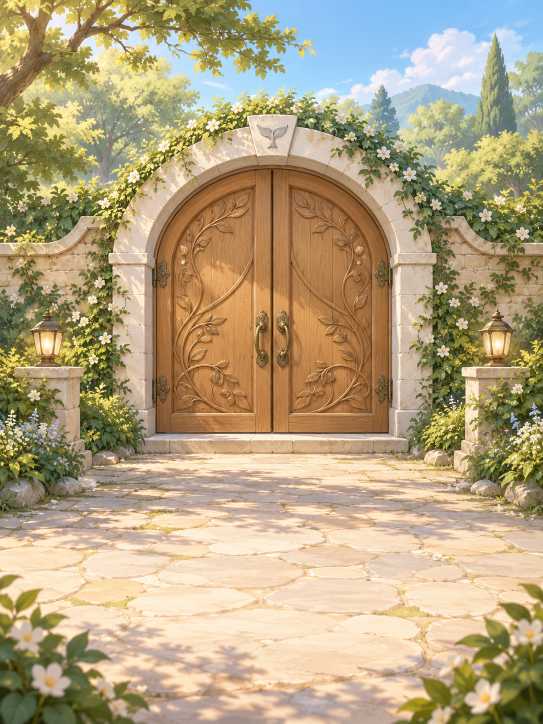
#> input picture packages/ai-village/art/entrance-v1/source/master-closed-original.png, 1086 x 1448 px (shown at 1/2 size)
$ python build.py
#> lines starting #> are read from the running program, lines starting #| are printed output that depends on the picture; after the words box and inside, x2 and y2 are one past the last pixel; in counts of white or black regions, pixels touching at a corner belong together
"""Deterministic art exports; Pillow + NumPy. Run from any directory.
The two painted sources were made with built-in image_gen. No runtime code is edited.
"""
from pathlib import Path
import argparse, hashlib, io, json, math, zipfile
import xml.etree.ElementTree as ET
import numpy as np
from PIL import Image, ImageDraw, ImageFilter, ImageFont, ImageCms, PngImagePlugin

ROOT = Path(__file__).resolve().parents[1]
PKG = ROOT.parents[1]
OUT = PKG / 'assets/boot'
SRC = ROOT / 'source'
PRE = ROOT / 'previews'
W,H = 1080,1440
SIZE=(W,H)
ICC=ImageCms.ImageCmsProfile(ImageCms.createProfile('sRGB')).tobytes()
S=1080/1086
def save(im,path):
    path.parent.mkdir(parents=True,exist_ok=True)
    im.save(path, optimize=True, icc_profile=ICC)
def pngbytes(im):
    f=io.BytesIO(); im.save(f,format='PNG',optimize=True,icc_profile=ICC); return f.getvalue()
def jsonout(path,obj):
    path.write_text(json.dumps(obj,ensure_ascii=False,indent=2)+'\n',encoding='utf-8')
def rgba(path): return Image.open(path).convert('RGBA').resize(SIZE,Image.Resampling.LANCZOS)
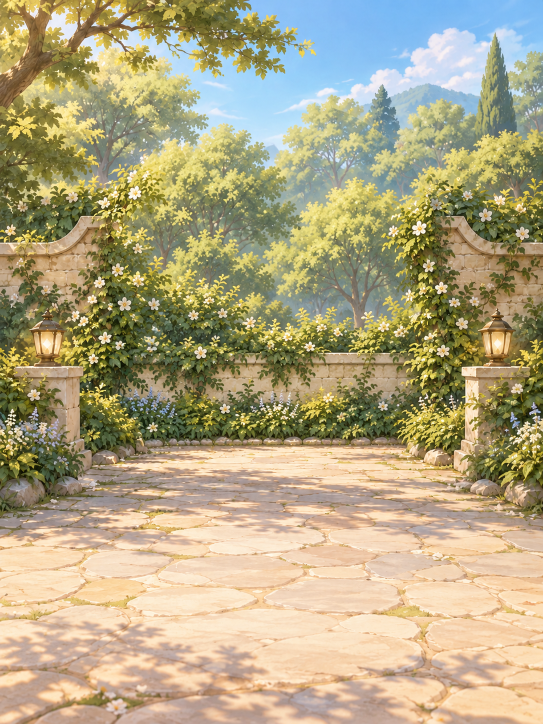
#> input picture packages/ai-village/art/entrance-v1/source/environment-clean-original.png, 1086 x 1448 px (shown at 1/2 size)
def blank(): return Image.new('RGBA',SIZE)
def poly(points,blur=0):
#> called with blur = 0
    im=Image.new('L',SIZE); ImageDraw.Draw(im).polygon([(round(x*S),round(y*S)) for x,y in points],fill=255)
#> after `im = Image.new('L', SIZE)`: im: PIL image 1080x1440 L; every value is 0
#> after `ImageDraw.Draw(im).polygon([(round(x * S), round(y * S)) for x, y in p`:
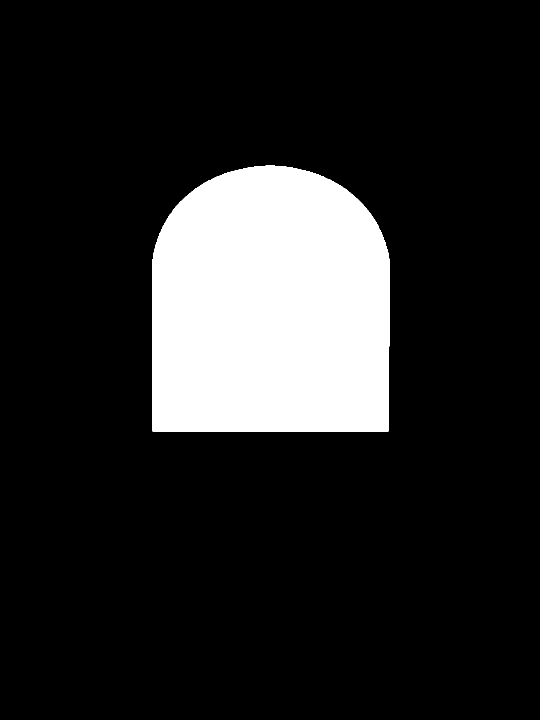
#> im: PIL image 1080x1440 L (shown at 1/2 size); 14.9% white; 1 white region, box (x1, y1, x2, y2) and area: (304, 331, 780, 863) 230958
    return im.filter(ImageFilter.GaussianBlur(blur)) if blur else im
def mul(a,b): return Image.fromarray(((np.asarray(a,dtype=np.uint16)*np.asarray(b,dtype=np.uint16)+127)//255).astype('uint8'))
def inv(a): return Image.fromarray(255-np.asarray(a))
#> in poly (call 2), `ImageDraw.Draw(im).polygon([(round(x * S), round(y * S)) for x, y in p`: im: PIL image 1080x1440 L; 28.6% white; 1 white region, box (x1, y1, x2, y2) and area: (191, 182, 882, 918) 444806
#> in poly (call 3), `ImageDraw.Draw(im).polygon([(round(x * S), round(y * S)) for x, y in p`: im: PIL image 1080x1440 L; 3.3% white; 1 white region, box (x1, y1, x2, y2) and area: (0, 1129, 315, 1440) 51886
#> in poly (call 4), `ImageDraw.Draw(im).polygon([(round(x * S), round(y * S)) for x, y in p`: im: PIL image 1080x1440 L; 3.4% white; 1 white region, box (x1, y1, x2, y2) and area: (750, 1145, 1080, 1440) 53253
def apply(im,mask):
    r=im.copy(); r.putalpha(mul(r.getchannel('A'),mask)); a=np.array(r); a[a[:,:,3]==0,:3]=0; return Image.fromarray(a)
#> after `a[a[:, :, 3] == 0, :3] = 0`:
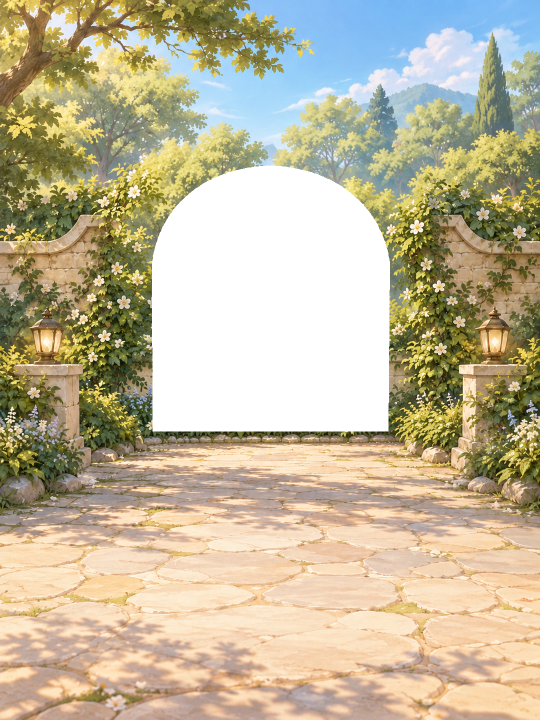
#> a: shape (1440, 1080, 4) (shown at 1/2 size); mean R, G, B, A 155.3, 145, 116.9, 217.1; transparent parts drawn white
def band(y0,y1,feather=16):
    y=np.arange(H)[:,None]; a=np.minimum(np.clip((y-y0)/feather,0,1),np.clip((y1-y)/feather,0,1))
    return Image.fromarray(np.broadcast_to(np.uint8(a*255),(H,W)).copy())
def bez(p0,p1,p2,p3):
    return [tuple((1-t)**3*p0[k]+3*(1-t)**2*t*p1[k]+3*(1-t)*t*t*p2[k]+t**3*p3[k] for k in [0,1]) for t in np.linspace(0,1,81)]
# Traced against actual 1086x1448 master, not assumed prompt coordinates.
PORTAL=bez((306,526),(321,410),(417,335),(543,333))+bez((543,333),(667,335),(766,409),(783,526))+[(780,867),(307,867)]
FRAME=[(205,902),(195,825),(207,740),(200,649),(192,563),(202,483),(213,431),(232,382),(255,339),(294,291),(338,258),(374,227),(417,214),(430,187),(467,201),(496,185),(521,199),(555,183),(591,194),(620,185),(652,207),(682,203),(703,230),(733,233),(756,259),(793,284),(818,323),(844,360),(859,403),(880,432),(886,482),(885,527),(876,579),(880,642),(878,710),(870,782),(874,850),(846,911),(795,921),(290,922)]
FGL=[(0,1135),(17,1142),(26,1157),(14,1170),(17,1194),(36,1181),(45,1190),(42,1206),(73,1195),(83,1204),(70,1227),(94,1224),(99,1243),(143,1230),(157,1245),(145,1273),(172,1270),(179,1301),(203,1309),(209,1335),(234,1349),(237,1377),(280,1393),(301,1420),(317,1448),(0,1448)]
FGR=[(1086,1150),(1067,1157),(1049,1177),(1025,1186),(1036,1213),(1009,1205),(989,1225),(965,1235),(950,1260),(923,1255),(915,1287),(887,1291),(883,1324),(854,1325),(848,1355),(819,1383),(803,1405),(768,1424),(753,1448),(1086,1448)]
CORE=['bg-far','bg-mid','path','gate-frame','gate-left','gate-right','fg-left','fg-right']
FX=['portal-mask','glow','ambient']
KINDS=['far','mid','near','frame','left','right','near','near']
PARALLAX=[.12,.35,.5,0,0,0,1.15,1.15]
HINGES={'gate-left':[306*S,615*S],'gate-right':[783*S,615*S]}
def make_layers():
    master=rgba(SRC/'master-closed-original.png'); clean=rgba(SRC/'environment-clean-original.png')
    hole=poly(PORTAL); outside=inv(hole)
    frame=poly(FRAME,1.8); fl=poly(FGL,1.3); fr=poly(FGR,1.3)
    # A full clean plate is hidden beneath the semantic masks and supplies edge bleed.
    layers={'bg-far':apply(clean,outside)}
    middle=mul(band(175,960,30),inv(frame.filter(ImageFilter.MinFilter(3))))
    layers['bg-mid']=apply(master,mul(middle,outside))
    path=band(885,1500,32)
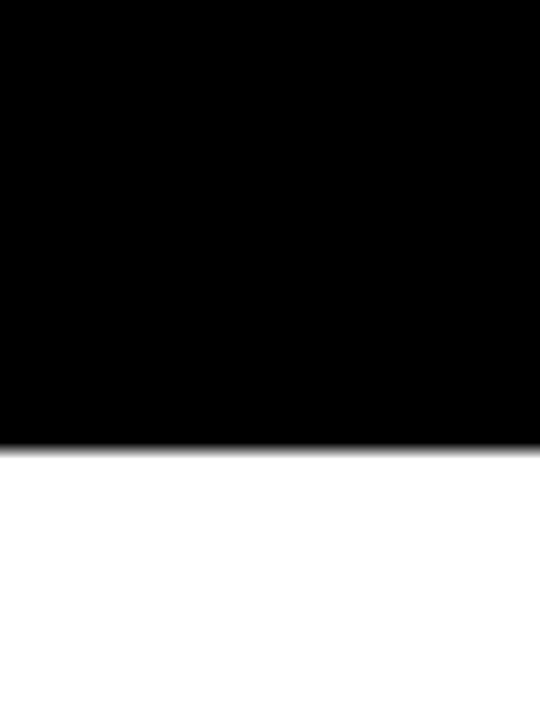
#> path: PIL image 1080x1440 L (shown at 1/2 size); min 0, max 255, mean 95.3
    ground=Image.composite(clean,master,Image.fromarray(np.maximum(np.asarray(fl),np.asarray(fr))))
    layers['path']=apply(ground,mul(path,outside))
    layers['gate-frame']=apply(master,mul(frame,outside))
    # Leaves underlap the stone edge by one output pixel, preventing antialias cracks.
    leafhole=hole.filter(ImageFilter.MaxFilter(3))
#> leafhole: PIL image 1080x1440 L; 15% white; 1 white region, box (x1, y1, x2, y2) and area: (303, 330, 781, 864) 232978
    split=round(543*S)
    lm=Image.new('L',SIZE); ImageDraw.Draw(lm).rectangle((0,0,split-1,H),fill=255)
#> after `ImageDraw.Draw(lm).rectangle((0, 0, split - 1, H), fill=255)`:
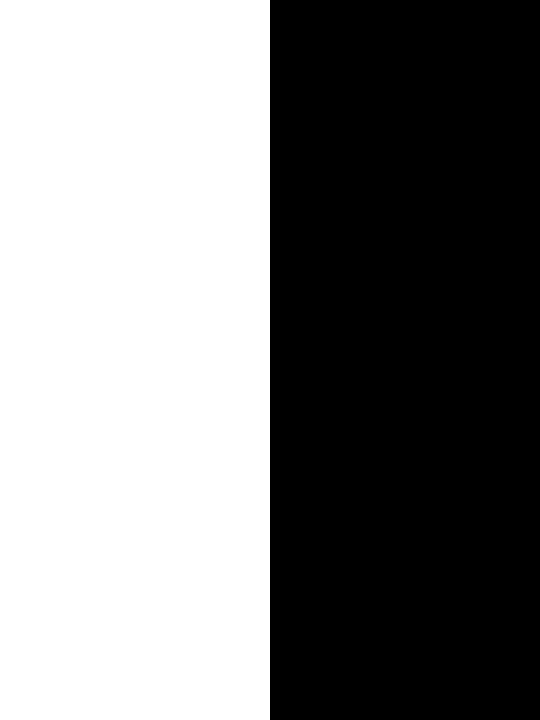
#> lm: PIL image 1080x1440 L (shown at 1/2 size); 50% white; 1 white region, box (x1, y1, x2, y2) and area: (0, 0, 540, 1440) 777600
    layers['gate-left']=apply(master,mul(leafhole,lm))
#> in mul (call 9), `def mul(a,b): return Image.fromarray(((np.asarray(a,dtype=np.uint16)*n..`: returned value: PIL image 1080x1440 L; 7.4% white; 1 white region, box (x1, y1, x2, y2) and area: (303, 330, 540, 864) 115757
    layers['gate-right']=apply(master,mul(leafhole,inv(lm)))
#> in inv (call 3), `def inv(a): return Image.fromarray(255-np.asarray(a))`: returned value: PIL image 1080x1440 L; 50% white; 1 white region, box (x1, y1, x2, y2) and area: (540, 0, 1080, 1440) 777600
#> in mul (call 11), `def mul(a,b): return Image.fromarray(((np.asarray(a,dtype=np.uint16)*n..`: returned value: PIL image 1080x1440 L; 7.5% white; 1 white region, box (x1, y1, x2, y2) and area: (540, 330, 781, 864) 117221
    layers['fg-left']=apply(master,fl); layers['fg-right']=apply(master,fr)
    mask=Image.new('RGBA',SIZE,(255,255,255,0));mask.putalpha(hole);layers['portal-mask']=mask
    yy,xx=np.mgrid[:H,:W]
    g=np.exp(-((xx-540)/220)**2-((yy-610)/320)**2)*52
    glow=Image.new('RGBA',SIZE,(255,226,161,0));glow.putalpha(mul(Image.fromarray(g.astype('uint8')),hole)); layers['glow']=glow
#> after `glow.putalpha(mul(Image.fromarray(g.astype('uint8')), hole))`:
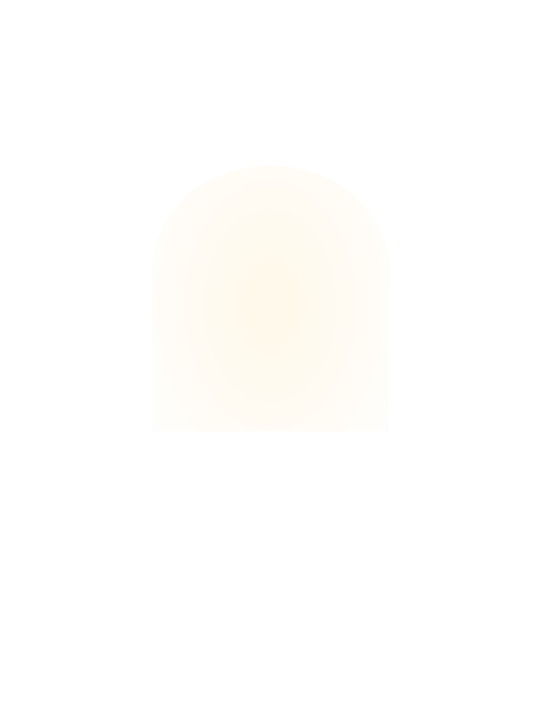
#> glow: PIL image 1080x1440 RGBA (shown at 1/2 size); mean R, G, B, A 255, 226, 161, 4.6; transparent parts drawn white
#> after `glow.putalpha(mul(Image.fromarray(g.astype('uint8')), hole))`:
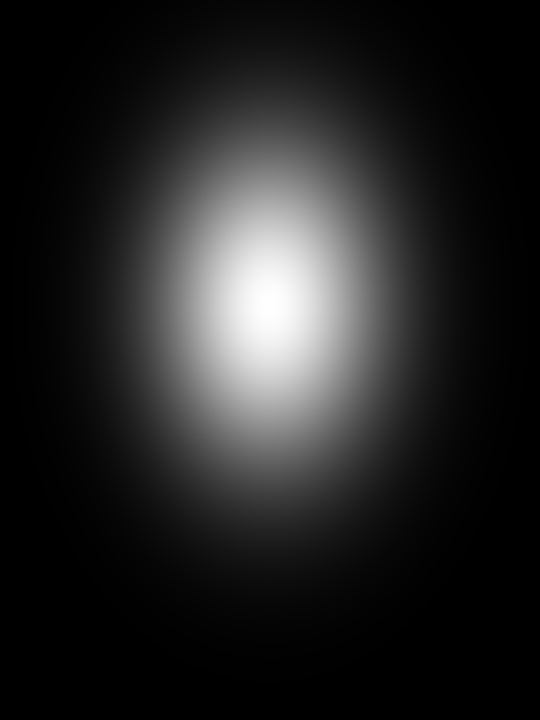
#> g: shape (1440, 1080) float64 (shown at 1/2 size); min 0.000153, max 52, mean 7.4; drawn with min black and max white
    ambient=blank(); d=ImageDraw.Draw(ambient)
#> after `ambient = blank()`: ambient: PIL image 1080x1440 RGBA; every value is 0
    for x,y,r in [(142,440,2),(932,470,2),(217,590,1),(884,687,2),(398,275,1),(717,280,2),(124,930,2),(925,958,1)]: d.ellipse((x-r,y-r,x+r,y+r),fill=(255,235,182,92))
    layers['ambient']=apply(ambient.filter(ImageFilter.GaussianBlur(1.4)),outside)
#> in apply (call 9), `a[a[:, :, 3] == 0, :3] = 0`: a: shape (1440, 1080, 4); mean R, G, B, A 0, 0, 0, 0
    for k,v in layers.items(): save(v,OUT/f'entrance-{k}.png')
#> this loop made 11 passes
#> k on passes 1 to 11: 'bg-far', 'bg-mid', 'path', 'gate-frame', 'gate-left', 'gate-right', 'fg-left', 'fg-right', 'portal-mask', 'glow', 'ambient'
    masks={'portal':PORTAL,'frame':FRAME,'foregroundLeft':FGL,'foregroundRight':FGR}
    jsonout(SRC/'traced-geometry.json',{'sourceCanvas':[1086,1448],'exportCanvas':SIZE,'points':masks,'hinges':HINGES,'note':'Coordinates manually traced from finished source; masks are editable production selections.'})
    svg='<svg xmlns="http://www.w3.org/2000/svg" width="1086" height="1448" viewBox="0 0 1086 1448">'
    svg+='<image href="master-closed-original.png" width="1086" height="1448"/>'
    for name,pts in masks.items():svg+=f'<polygon id="{name}" points="'+ ' '.join(f'{x:.2f},{y:.2f}' for x,y in pts)+'" fill="none" stroke="#ff40a0" stroke-width="2"/>'
#> this loop made 4 passes
#> `layers = make_layers()`: layers = 11 items
    (SRC/'editable-selections.svg').write_text(svg+'</svg>',encoding='utf-8')
    return layers
# [30 lines left out: functions compose, warpdoor, not called in this run]
def checker(size=SIZE):
    yy,xx=np.indices((size[1],size[0])); a=((xx//24+yy//24)%2)*35+185
    return Image.fromarray(np.dstack([a,a,a,np.full_like(a,255)]).astype('uint8'))
def camera(im,width,height,zoom=1,focus=(540,720)):
    s=height/H*zoom; ox=width/2-focus[0]*s; oy=height/2-focus[1]*s
    return im.transform((width,height),Image.Transform.AFFINE,(1/s,0,-ox/s,0,1/s,-oy/s),Image.Resampling.BICUBIC)
# [63 lines left out: functions window, font, previews, not called in this run]
def metadata(layers):
    items=[]
    for i,k in enumerate(CORE+FX):
        im=layers[k];box=im.getbbox();file=f'entrance-{k}.png'
        items.append({'id':k,'file':file,'z':{'gate-frame':60,'fg-left':70,'fg-right':80}.get(k,i*10),'kind':KINDS[i] if i<8 else 'mask' if k=='portal-mask' else 'effect','parallax':PARALLAX[i] if i<8 else 0,'canvasRect':[0,0,W,H],'contentBoundsPx':list(box),'opacity':1,'optional':i>=8,'alphaConstraint':'Zero inside portal; apply a shared final portal knockout after parallax' if k not in ['gate-left','gate-right','glow','portal-mask'] else 'Leaf overlaps stone by 1 px' if k in HINGES else 'Alpha is coverage; RGB is white for mask','sha256':hashlib.sha256((OUT/file).read_bytes()).hexdigest(),'bytes':(OUT/file).stat().st_size})
#> this loop made 1 pass
#> box on pass 1: (0, 0, 1080, 1440)
#> after the loop, items = []
    manifest={'schemaVersion':1,'id':'dream-garden-entrance-v1','status':'ART_REVIEW','canvas':{'logical':[360,480],'pixels':SIZE,'pixelRatio':3,'colorSpace':'sRGB','alpha':'straight/unassociated RGBA'},'source':{'master':'../../art/entrance-v1/source/master-closed-original.png','cleanPlate':'../../art/entrance-v1/source/environment-clean-original.png','method':'built-in image_gen; clean plate edited from same master; deterministic masks and pixel extraction','originalPixels':[1086,1448]},'layers':items,'doors':{'closedBoundsPx':{k:list(layers[k].getbbox()) for k in HINGES},'hingesPx':HINGES,'hingesLogical':{k:[v/3 for v in p] for k,p in HINGES.items()},'transformOriginFullCanvas':{k:[p[0]/W,p[1]/H] for k,p in HINGES.items()},'yawDegrees':{'left':[0,82],'right':[0,-82]},'convention':'CSS rotateY with perspective origin at canvas center; positive left yaw goes inward (negative Z)','perspectivePxAt3x':2100,'progressToAngle':'linear: angle=82*progress; temporal easing is host-owned','centerSeamPx':round(543*S),'fullOpenPolicy':'82 degrees leaves edge slivers; safe rectangle is fully clear. Hide leaves only after camera exits exterior.'},'portal':{'mask':'entrance-portal-mask.png','channel':'alpha; 255 reveals live world; RGB white; do not invert','polygonPx':[[round(x*S,3),round(y*S,3)] for x,y in PORTAL],'boundsPx':list(layers['portal-mask'].getbbox()),'safeRectPx':[380,550,325,275],'sharedKnockoutRequired':True},'camera':{'layout':'stage height=viewport height, width=height*0.75; center stage; never stretch; wide side atmosphere uses clean plate','baseScale':'viewportHeight/1440','focusPx':[540,720],'keyframes':[{'name':n,'scale':z,'focusPx':f} for n,z,f in [('far',1,[540,720]),('approach',1.12,[540,675]),('near',1.45,[540,650])]],'crossScale':'1.06*max(viewportWidth/(325*baseScale),viewportHeight/(275*baseScale))','crossFocusPx':[542.5,687.5],'parallaxMaxDriverPx':5,'maxDisplacementLogical':1.92,'edgePolicy':'keep clean bleed behind moving layers; reapply stationary portal knockout; during cross fade side atmosphere too','uiReservedLogicalY':[365,480],'validatedWindows':[[340,720],[580,720],[1080,760]]},'reveal':{'liveWorld':'Underlying running game surface, unchanged and never rendered into art exports','effectsDefaultEnabled':False,'staticPreviewDisclosure':'Courtyard sample previews show an existing background image, not a live scene or actual readiness.'},'review':{'technical':'See validation.json','humanSignoff':'Pending; do not change to APPROVED automatically','knownLimits':['2.5D front surfaces, no modeled door thickness or back faces','Foreground selections retain painterly edge softness; parallax deliberately limited','Current host needs curved portal knockout, inward yaw signs, height-based layout and resource path mapping']}}
    jsonout(OUT/'entrance-art-manifest.json',manifest)
    # 2x cropped compatibility edition fits existing eight-layer/4MiB/8M-pixel limits.
    compat=OUT/'compat/entrance';compat.mkdir(parents=True,exist_ok=True);entries=[];cl=[]
    for i,k in enumerate(CORE):
        im=layers[k].resize((720,960),Image.Resampling.LANCZOS);box=im.getbbox();im=im.crop(box)
        file=f'entrance-{k}.png';save(im,compat/file);x,y,r,b=box
        layer={'key':'entrance/'+file,'kind':KINDS[i],'rect':{'x':x/720,'y':y/960,'width':(r-x)/720,'height':(b-y)/960}}
        if k in HINGES:layer['pivot']=[(HINGES[k][0]*2/3-x)/(r-x),(HINGES[k][1]*2/3-y)/(b-y)]
        cl.append(layer);entries.append({'key':'entrance/'+file,'file':'entrance/'+file,'sha256':hashlib.sha256((compat/file).read_bytes()).hexdigest(),'bytes':(compat/file).stat().st_size,'width':im.width,'height':im.height})
    box=layers['portal-mask'].getbbox();x,y,r,b=box
    jsonout(compat/'manifest.json',{'status':'ART_REVIEW','source':'Original dream-garden master; pending human approval. Rect aperture is bounding box ONLY: use supplied curved alpha mask for actual reveal.','designSize':{'width':W,'height':H},'aperture':{'x':x/W,'y':y/H,'width':(r-x)/W,'height':(b-y)/H},'safeApertureRect':{'x':380/W,'y':550/H,'width':325/W,'height':275/H},'layers':cl,'files':entries})
    return manifest
# [43 lines left out: functions openraster, validate, not called in this run]
def hashes():
    files=sorted(p for p in list(OUT.rglob('*'))+list(ROOT.rglob('*')) if p.is_file() and p.name!='SHA256SUMS.txt' and '__pycache__' not in p.parts)
    (OUT/'SHA256SUMS.txt').write_text(''.join(hashlib.sha256(p.read_bytes()).hexdigest()+'  '+p.relative_to(PKG).as_posix()+'\n' for p in files),encoding='utf-8')
if __name__=='__main__':
    parser=argparse.ArgumentParser();parser.add_argument('--validate-only',action='store_true');args=parser.parse_args()
    if args.validate_only:layers={k:Image.open(OUT/f'entrance-{k}.png').convert('RGBA') for k in CORE+FX};validate(layers)
    else:
#> (the run stopped early here; a loop or call above may not have finished)
